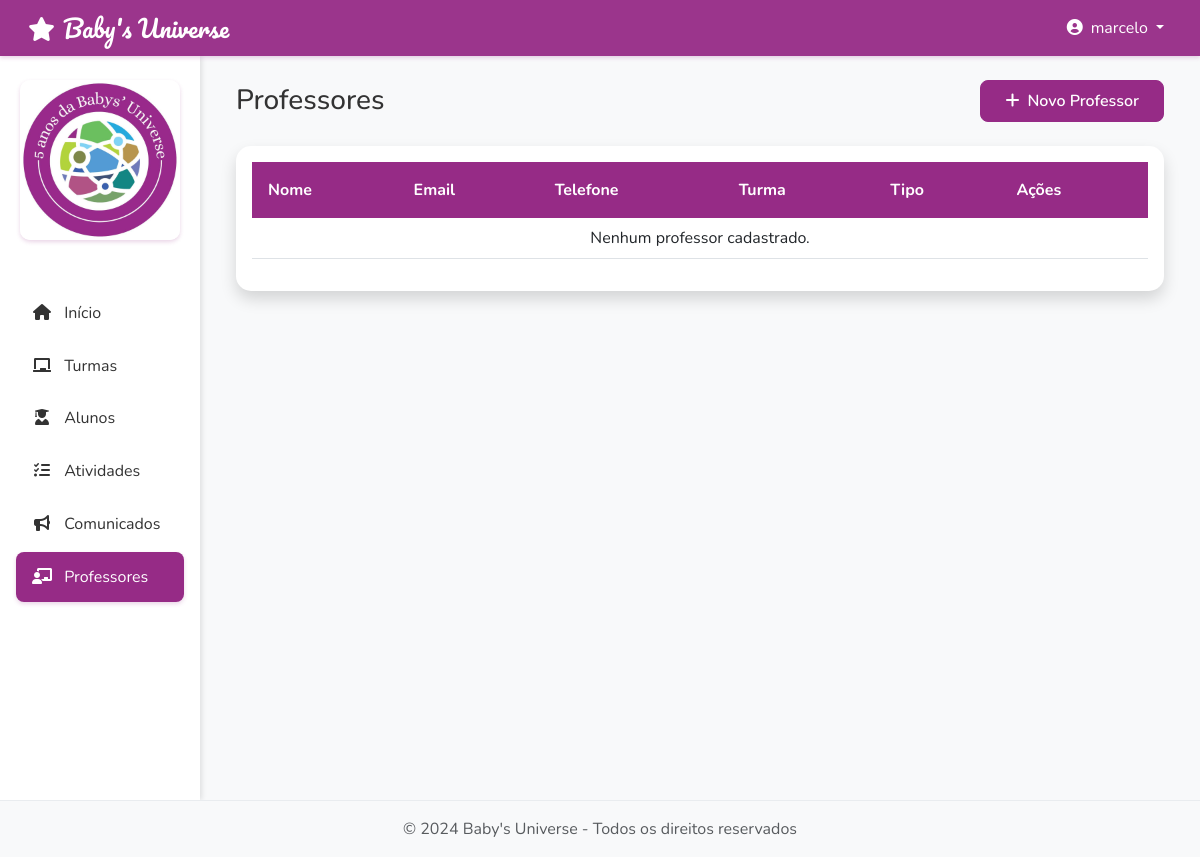
Page /professores/ (signed in) on the earlier database version.
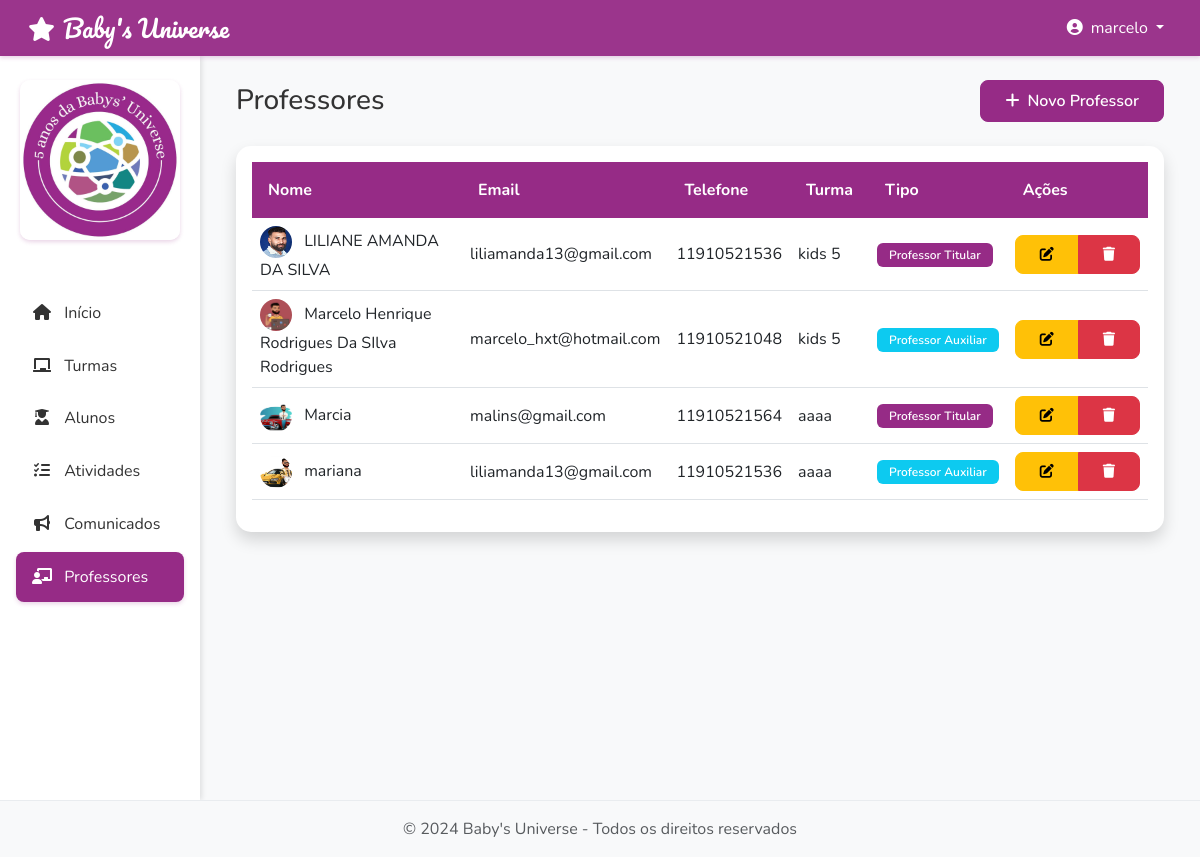
Same page on the later database version.
### core/models.py (models this page shows, shortened)
class Professor(models.Model):
    nome = models.CharField(max_length=100)
    email = models.EmailField()
    telefone = models.CharField(max_length=15)
    foto = models.ImageField(upload_to='professores/', null=True, blank=True)
    turma = models.ForeignKey('Turma', on_delete=models.SET_NULL, null=True, blank=True, related_name='professores')
    tipo = models.CharField(max_length=20, choices=[
        ('TITULAR', 'Professor Titular'),
        ('AUXILIAR', 'Professor Auxiliar')
    ], default='TITULAR')
    professor_titular = models.ForeignKey('self', on_delete=models.SET_NULL, null=True, blank=True, related_name='auxiliares')
    class Meta:
        verbose_name = 'Professor'
        verbose_name_plural = 'Professores'
        ordering = ['nome']

class Turma(models.Model):
    PERIODO_CHOICES = [
        ('MANHA', 'Manhã'),
        ('TARDE', 'Tarde'),
        ('INTEGRAL', 'Integral'),
    ]
    nome = models.CharField(max_length=100)
    ano = models.IntegerField()
    periodo = models.CharField(max_length=50, choices=PERIODO_CHOICES)
    professor = models.ForeignKey(User, on_delete=models.SET_NULL, null=True, related_name='turmas')
    data_criacao = models.DateTimeField(default=timezone.now)
    class Meta:
        verbose_name = 'Turma'
        verbose_name_plural = 'Turmas'

### core/views.py (the view)
# urls.py: path('professores/', views.professores, name='professores'),
@login_required
def professores(request):
    professores = Professor.objects.all()
    context = {
        'object_list': professores,
        'title': 'Professores',
        'create_url': 'professor_create',
        'create_text': 'Novo Professor',
        'headers': ['Nome', 'Email', 'Telefone', 'Turma', 'Tipo', 'Ações']
    }
    return render(request, 'core/professores.html', context)

### templates/core/professores.html (shortened to what this page needs)
{% extends 'core/base_list.html' %}
{% block table_headers %}
    <th>Nome</th>
    <th>Email</th>
    <th>Telefone</th>
    <th>Turma</th>
    <th>Tipo</th>
    <th>Ações</th>
{% endblock %}
{% block table_body %}
    {% for professor in object_list %}
        <tr>
            <td>
                {% if professor.foto %}
                    <img src="{{ professor.foto.url }}" alt="Foto de {{ professor.nome }}" class="rounded-circle me-2" style="width: 32px; height: 32px; object-fit: cover;">
                {% endif %}
                {{ professor.nome }}
            </td>
            <td>{{ professor.email }}</td>
            <td>{{ professor.telefone }}</td>
            <td>{{ professor.turma.nome|default:"-" }}</td>
            <td>
                <span class="badge {% if professor.tipo == 'TITULAR' %}bg-primary{% else %}bg-info{% endif %}">
                    {{ professor.get_tipo_display }}
                </span>
            </td>
            <td>
                <div class="btn-group" role="group">
                    <a href="{% url 'professor_edit' professor.id %}" class="btn btn-warning btn-sm">
                        <i class="fas fa-edit"></i>
                    </a>
                    <a href="{% url 'professor_delete' professor.id %}" class="btn btn-danger btn-sm">
                        <i class="fas fa-trash"></i>
                    </a>
                </div>
            </td>
        </tr>
    {% empty %}
        <tr>
            <td colspan="6" class="text-center">Nenhum professor cadastrado.</td>
        </tr>
    {% endfor %}
{% endblock %}

Differences in the rows shown:
added Professor: foto (picture), nome "LILIANE AMANDA DA SILVA", email "liliamanda13@gmail.com", telefone "11910521536", turma.nome "kids 5", tipo "Professor Titular"
added Professor: foto (picture), nome "Marcelo Henrique Rodrigues Da SIlva Rodrigues", email "marcelo_hxt@hotmail.com", telefone "11910521048", turma.nome "kids 5", tipo "Professor Auxiliar"
added Professor: foto (picture), nome "Marcia", email "malins@gmail.com", telefone "11910521564", turma.nome "aaaa", tipo "Professor Titular"
added Professor: foto (picture), nome "mariana", email "liliamanda13@gmail.com", telefone "11910521536", turma.nome "aaaa", tipo "Professor Auxiliar"
Other differences:
text no longer shown: "Nenhum professor cadastrado."
